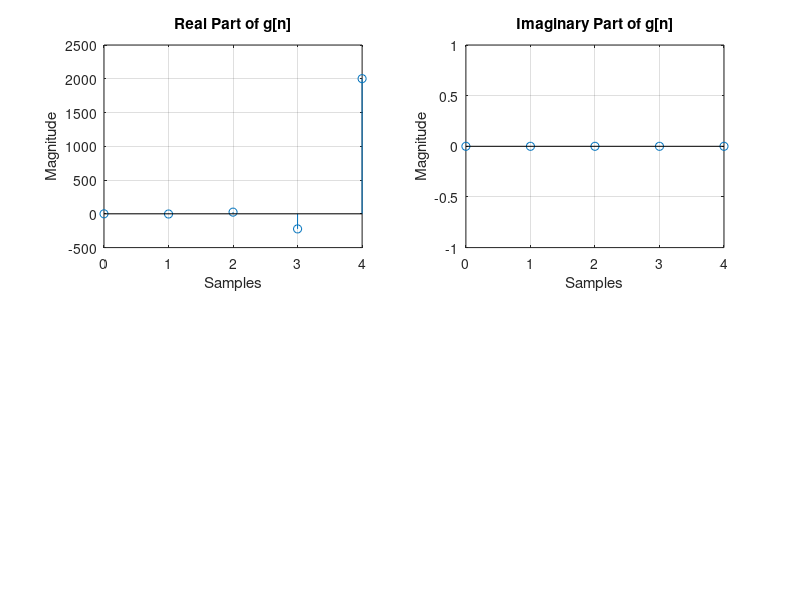

MATLAB code for this plot:
L = input('Numebr of samples = ');

num = [2 5 9 5 3];
den = [5 45 2 1 1];

[a,b] = impz(num, den,L);

subplot(2,2,1)
stem(b,real(a))
title('Real Part of g[n]')
xlabel('Samples');ylabel('Magnitude')
grid on
subplot(2,2,2)
stem(b, imag(a))
title('Imaginary Part of g[n]')
xlabel('Samples');ylabel('Magnitude')
grid on